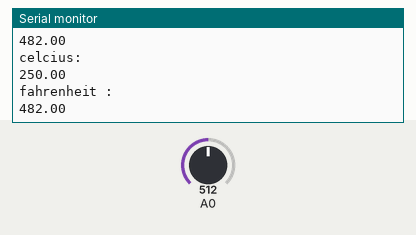
Simulated run of this sketch. Board: Arduino Uno, built with avr-gcc and run on an emulated ATmega328P. Shown: the last lines printed to the serial monitor. Inputs (shaded band) come from the test bench; at power-on: A0 = 512.

Above: at 1.8 s.
1.9 s: A0 set to 716
At 2.8 s:
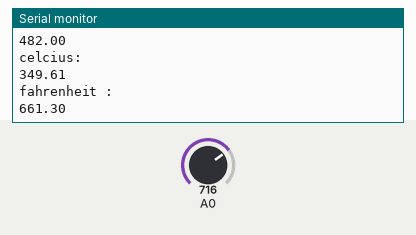
3.4 s: A0 set to 900
At 4.8 s:
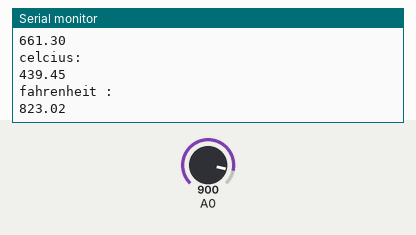
Timing chart, 0 to 6.4 s (numbered marks = the images above; inputs shaded):
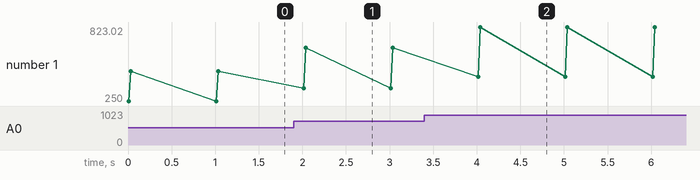

The sketch:

tempSensor.ino
```cpp
void setup()
{
  Serial.begin(9600);
}
void loop()
{
  int rv=analogRead(A0);
  float mv=(rv/1024.0)*5000;
  float c=mv/10;
  Serial.println("celcius:");
  Serial.println(c);
  Serial.println("fahrenheit :");
  Serial.println(c*9/5+32);
  delay(1000);
}
```

Measured:
- after the input at 1.9 s, the serial monitor: prints a new line after 0.11 s (image 1)
- after the input at 3.4 s, the serial monitor: prints a new line after 0.62 s (image 2)
- plotted number 1: 482 → 661.3 after the input at 1.9 s, 661.3 → 823.02 after the input at 3.4 s
